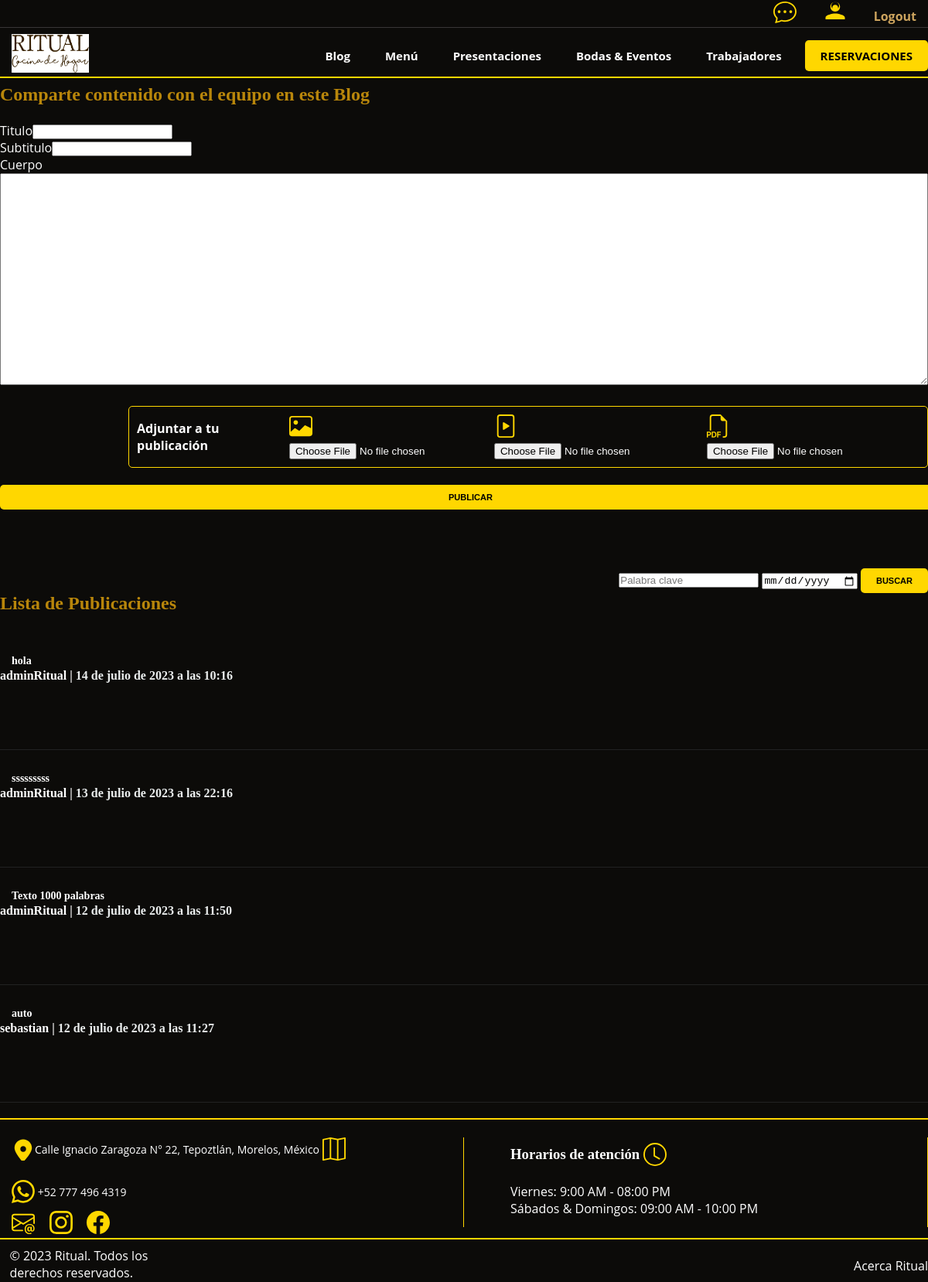
Page /blog/ (signed in) on the committed database.
### AppRitual/models.py (models this page shows, shortened)
class Blog(models.Model):
    titulo = models.CharField(max_length=70)
    subtitulo = models.CharField(max_length=100)
    cuerpo = models.TextField()
    autor = models.ForeignKey(settings.AUTH_USER_MODEL, on_delete=models.CASCADE)
    fechaPublicacion = models.DateTimeField(auto_now_add=True)
    imagen = models.ImageField(upload_to='blog_images/', null=True, blank=True)
    video = models.FileField(upload_to='blog_videos/', null=True, blank=True)
    archivo_pdf = models.FileField(upload_to='blog_files/', null=True, blank=True)

### AppRitual/views.py (the view)
# urls.py: path('blog/', listaBlog, name="listaBlog"),
@login_required
def listaBlog(request):
    if request.method == 'POST':
        form = BlogForm(request.POST, request.FILES)
        if form.is_valid():
            form2 = form.save(commit=False)
            form2.autor_id = request.user.id
            form2.save()
            return redirect('listaBlog')
    else:
        form = BlogForm()
    blogs = Blog.objects.all()
    return render(request, 'blog/listaBlog.html', {'blogs': blogs, 'form': form})

### AppRitual/forms.py
class BlogForm(forms.ModelForm):
    class Meta:
        model = Blog
        fields = ['titulo', 'subtitulo', 'cuerpo', 'imagen', 'video', 'archivo_pdf']
        exclude = ['autor']
        widgets = {
            'cuerpo': forms.Textarea(attrs={'style': 'height: 274px; width: 1200px;'})
        }

### AppRitual/templates/blog/listaBlog.html (shortened to what this page needs)
{% extends "AppRitual/templatePadre.html" %}
{% load static %}
{% block welcome_message %}
<h1 style="color: #b8860b;">Comparte contenido con el equipo en este Blog</h1>
<br>
<form method="post" enctype="multipart/form-data">
  <table>
  <tr> Titulo{{ form.titulo }}</tr><br>
  <tr>Subtitulo{{ form.subtitulo }}</tr><br>
  <tr>Cuerpo{{ form.cuerpo }}</tr><br>
  </table>
  <br>
  <div style="border: 1px solid gold; border-radius: 5px; padding: 10px; display: inline-block; margin-left: 166px;">
    <div style="display: flex; align-items: center;">
      <span style="margin-right: 10px;"><strong>Adjuntar a tu publicación</strong></span>
      <label for="id_imagen" style="max-width: 600px; cursor: pointer;">
        {{ form.imagen }}
      </label>
      <label for="id_video" style="display: inline-block; margin-right: 10px; cursor: pointer;">
        {{ form.video }}
      </label>
      <label for="id_archivo_pdf" style="display: inline-block; margin-right: 10px; cursor: pointer;">
      {{ form.archivo_pdf }}
      </label>
    </div>
  </div>
  <br><br>
  <div style="text-align: center;">
    <button type="submit" style="background-color: #ffd700; color: black; padding: 10px 580px; border-radius: 5px; font-size: 11px; font-weight: bold; text-transform: uppercase; border: none; cursor: pointer;">Publicar</button>
  </div>
</form>
<br><br><br>
<div class="search-form">
  <form method="get" action="{% url 'buscarBlogs' %}">
    <input type="text" name="keyword" placeholder="Palabra clave">
    <input type="date" name="date" placeholder="Fecha de publicación">
    <button type="submit" style="background-color: #ffd700; color: black; padding: 10px 20px; border: none; border-radius: 5px; font-size: 11px; font-weight: bold; text-transform: uppercase; text-decoration: none; cursor: pointer;">Buscar</button>
  </form>
</div>
<h1 style="color: #b8860b;">Lista de Publicaciones</h1>
<br><br>
{% for blog in blogs|dictsortreversed:"fechaPublicacion" %}
  <h2 style="background-color: transparent; color: white;"><a href="{% url 'detalleBlog' blog.id %}" style="color: white; text-decoration: none;">{{ blog.titulo }}</a></h2>
  <h4 style="color: white;">{{ blog.autor }} | <span style="color: rgb(234, 237, 237 );">{{ blog.fechaPublicacion }}</span></h4>
  <br><br><br>
  <div class="separator"></div>
{% empty %}
  <p>No se encontraron blogs.</p>
  <br>
{% endfor %}
{% endblock %}

### static/css/style.css (style rules this page uses)
* { margin: 0; padding: 0; box-sizing: border-box; }
body { font-family: "Open Sans", sans-serif; background: #0c0b09; color: #fff; }
a { color: #cda45e; text-decoration: none; }
h1, h2, h3, h4, h5, h6 { font-family: "Playfair Display", serif; }
.navbar a, .navbar a:focus { padding: 15px 0 10px 15px; color: #fff; white-space: nowrap; transition: 0.3s; font-size: 14px; }
table { text-align: center; margin-left: auto; margin-right: auto; }

### AppRitual/templates/blog/listaBlog.html (style rules this page uses)
.search-form { text-align: right; margin-top: 10px; }
.separator { border-top: 1px solid rgb(34, 34, 34); margin: 20px 0; }

### rows in the picture
Blog: titulo "hola", autor "adminRitual", fechaPublicacion "14 de julio de 2023 a las 10:16"
Blog: titulo "sssssssss", autor "adminRitual", fechaPublicacion "13 de julio de 2023 a las 22:16"
Blog: titulo "Texto 1000 palabras", autor "adminRitual", fechaPublicacion "12 de julio de 2023 a las 11:50"
Blog: titulo "auto", autor "sebastian", fechaPublicacion "12 de julio de 2023 a las 11:27"
